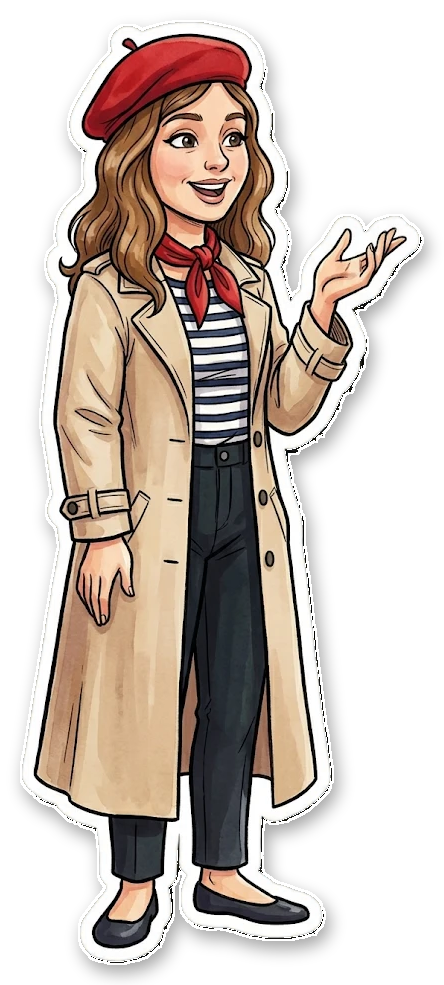
#> input picture assets/characters/claire_talk.png, 444 x 985 px
$ python -i video.py   (imports and definitions only)
#> lines starting #> are read from the running program, lines starting #| are printed output that depends on the picture
#> further down, picture is the input picture: PIL image 444x985 RGBA; mean R, G, B, A 90.2, 78.4, 70.6, 140.7
### config.py
"""Umumiy sozlamalar. Kalitlar bu yerda YO'Q — ular GitHub Secrets'dan keladi."""
import datetime
import os

TZ = datetime.timezone(datetime.timedelta(hours=5))  # Toshkent / Xiva vaqti

# --- Kalitlar (GitHub Secrets) ---
BOT_TOKEN = os.environ.get("BOT_TOKEN") or os.environ.get("TELEGRAM_BOT_TOKEN", "")
ADMIN_CHAT_ID = os.environ.get("ADMIN_CHAT_ID", "")
ELEVENLABS_API_KEY = os.environ.get("ELEVENLABS_API_KEY", "")
GEMINI_API_KEY = os.environ.get("GEMINI_API_KEY", "")  # ixtiyoriy: faqat «Tahrirlash» uchun

# --- Ochiq sozlamalar (GitHub Variables) ---
def _channel(raw):
    """«https://t.me/kanal» yoki «kanal» yozilgan bo'lsa ham «@kanal» qiladi."""
    raw = (raw or "").strip()
    if raw.startswith("-100") or raw.lstrip("-").isdigit():
        return raw
    raw = raw.replace("https://", "").replace("http://", "").replace("t.me/", "").strip("/@ ")
    return "@" + raw if raw else "@Uzbekcha_Fransuzcha"


def _voice(raw):
    """Voice ID oldiga yoki ortiga ortiqcha so'z yozilgan bo'lsa ham, faqat ID'ni oladi."""
    parts = [p for p in (raw or "").replace(",", " ").split() if len(p) >= 18 and p.isalnum()]
    return parts[0] if parts else ""


CHANNEL_ID = _channel(os.environ.get("CHANNEL_ID"))
CHANNEL_TAG = os.environ.get("CHANNEL_TAG") or CHANNEL_ID
INSTAGRAM = "uzbekcha_fransuzcha"  # har postda «obuna bo'ling» bilan ko'rsatiladi
# Ovozlar akkauntdagi ishlaydigan ovozlar: Shohista — «Gulnora» (o'zbekcha), Claire — «Sarah».
# Boshqasini qo'yish uchun GitHub Variables'ga VOICE_SHOHISTA_ID / VOICE_CLAIRE_ID qo'shing.
VOICE_SHOHISTA = _voice(os.environ.get("VOICE_SHOHISTA_ID")) or "6Fkh9WgMXOqBcOWxX91f"
VOICE_CLAIRE = _voice(os.environ.get("VOICE_CLAIRE_ID")) or "EXAVITQu4vr4xnSDxMaL"
ELEVEN_MODEL = os.environ.get("ELEVEN_MODEL") or "eleven_v3"

GEMINI_TEXT_MODELS = [m for m in [os.environ.get("GEMINI_TEXT_MODEL"),
                      "gemini-3.8-flash", "gemini-3.5-flash-lite", "gemini-3.1-flash-lite"] if m]
GEMINI_IMAGE_MODELS = []  # bu versiyada rasm Gemini'siz chiziladi

# --- Rubrika ---
RUBRIC = "Fransuzchani o'zbekchada gapirgandek gapiring"
HASHTAG = "#fransuzcha_ozbekchadek"
FRENCH_GIRL = "Claire"
UZBEK_GIRL = "Shohista"

# --- Jadval: slot -> (soat, post turi) ---
SLOTS = {
    "morning": (9, "text_audio"),   # 09:00 — matn + audio
    "noon": (14, "photo"),          # 14:00 — kartochkali post
    "evening": (18, "video"),       # 18:00 — video
}
PREVIEW_MINUTES = 10    # chiqishdan necha daqiqa oldin adminga ko'rsatiladi
EDIT_WAIT_MINUTES = 15  # «Tahrirlash» bosilgach, ko'rsatma kutish vaqti
LOW_STOCK_WARNING = 15  # shuncha dars qolganda ogohlantiradi

### video.py
"""2-agent: jonli vertikal video.

Kirish (mavzu) → dialog (ikkala qahramon ekranda, gapirayotgani qimirlaydi, gap pufakchasi)
→ yakun («Yodda tuting» + obuna). Ovoz bo'lmasa ham ishlaydi.
"""
import math
import re
import subprocess
import wave
from pathlib import Path

from PIL import Image, ImageDraw, ImageEnhance, ImageFilter

import card
import config

W, H, FPS = 1080, 1920, 15
INTRO_S, OUTRO_S, GAP_S, SILENT_S = 2.4, 4.0, 0.45, 4.5
CHAR_H = 780
_ASSETS = Path(__file__).resolve().parent / "assets"
CHAR_DIR = _ASSETS / "new_characters" if (_ASSETS / "new_characters").exists() else _ASSETS / "characters"
POSES = ("talk", "laugh", "surprised", "listen", "think", "wave", "point", "thumbsup", "sad")

NAVY = card.NAVY
WHITE = (255, 255, 255)
FR_BLUE, UZ_GREEN, GOLD = card.FR_BLUE, card.UZ_GREEN, card.GOLD


# ---------- Qahramonlar ----------

# [7 lines left out: function _load, not called in this run]


def _dim(im):
    rgb = ImageEnhance.Brightness(im.convert("RGB")).enhance(0.8)
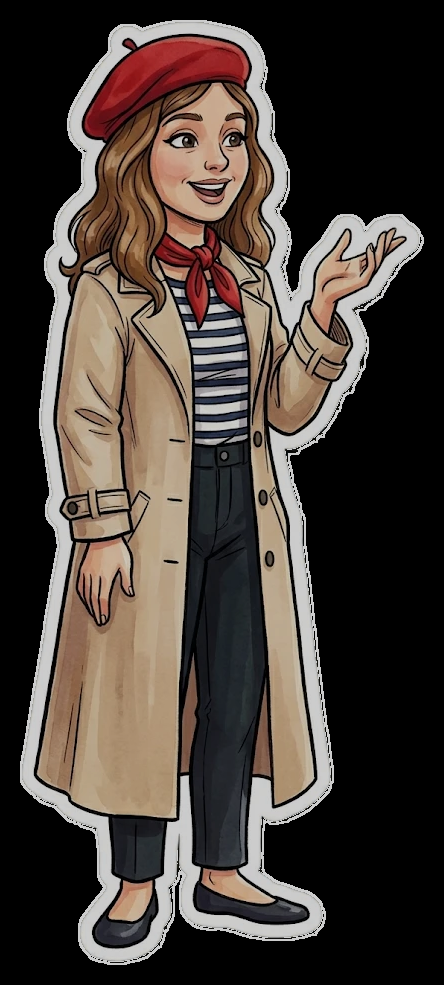
#> rgb: PIL image 444x985 RGB; mean R, G, B 72, 62.5, 56.3
    out = rgb.convert("RGBA")
    out.putalpha(im.getchannel("A"))
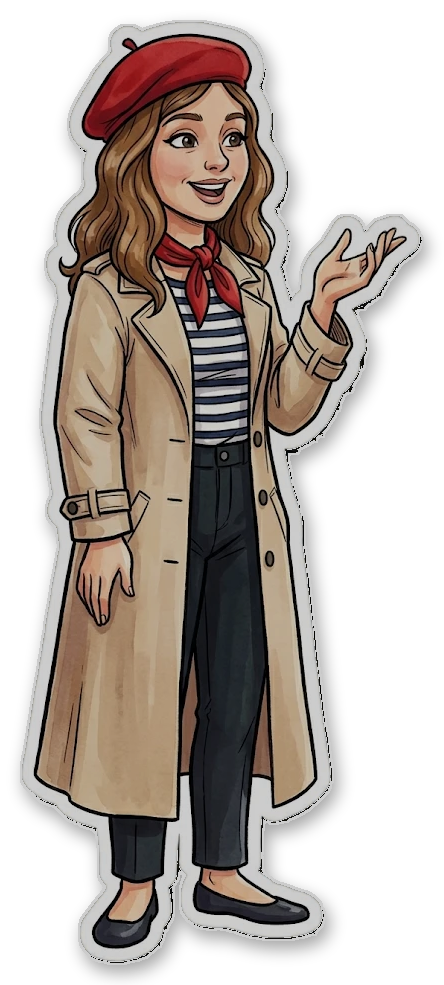
#> out: PIL image 444x985 RGBA; mean R, G, B, A 72, 62.5, 56.3, 140.7; transparent parts drawn white
    return out


def _scaled(im, k):
    return im.resize((int(im.width * k), int(im.height * k)), Image.LANCZOS)


class Cast:
    """Har qahramon uchun pozalar: {poza: [a, b]} — a/b almashib, og'iz va qo'l harakatlanadi."""

    # [17 lines left out: function __init__, not called in this run]

    def frames(self, speaker, pose):
        d = self.poses[speaker]
        return d.get(pose) or d["talk"]

    def still(self, who, pose):
        return self.frames(who, pose)[0]


# [20 lines left out: function _pose, not called in this run]


# ---------- Statik qatlamlar ----------

_PHOTO = {"bg": None, "pic": None, "credit": ""}


# [67 lines left out: functions _photo_bg, _base, _bubble, not called in this run]


PANEL = (60, 330, W - 60, 330 + 640)


# [154 lines left out: functions _intro, _outro, _to_wav, _silence, make, not called in this run]

>>> from PIL import Image
>>> picture = Image.open('assets/characters/claire_talk.png')
>>> result = _dim(picture)

$ run again, on assets/characters/shohista_laugh.png
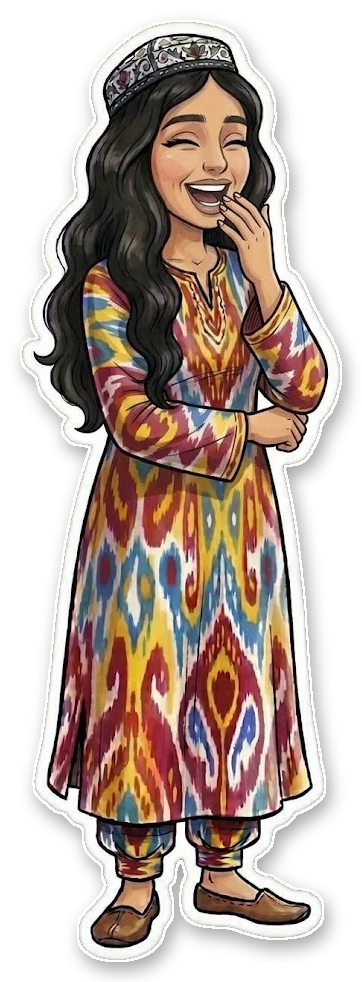
#> input picture assets/characters/shohista_laugh.png, 362 x 982 px
#> picture is the input picture: PIL image 362x982 RGBA; mean R, G, B, A 90.9, 74.6, 66.8, 159
#> in _dim, `rgb = ImageEnhance.Brightness(im.convert("RGB")).enhance(0.8)`:
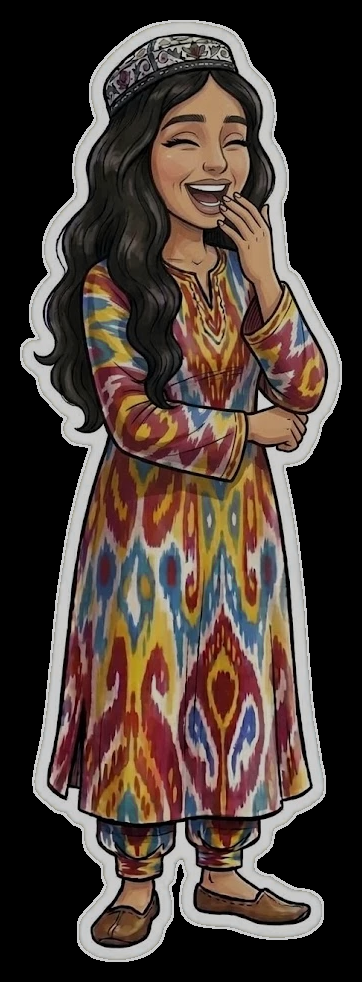
#> rgb: PIL image 362x982 RGB; mean R, G, B 72.5, 59.5, 53.2
#> in _dim, `out.putalpha(im.getchannel("A"))`:
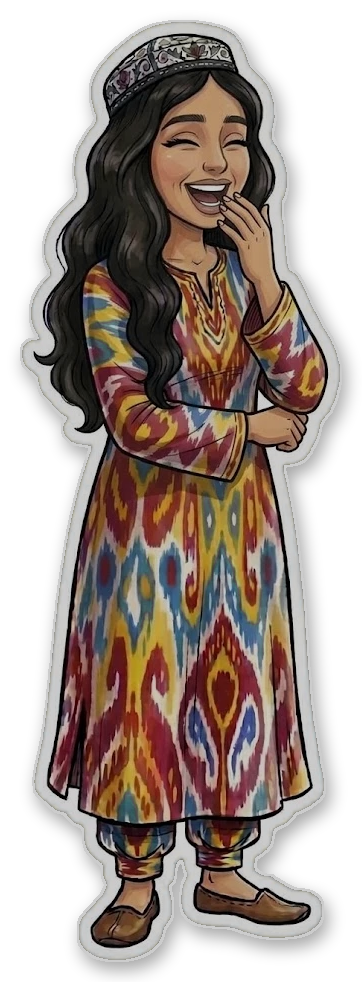
#> out: PIL image 362x982 RGBA; mean R, G, B, A 72.5, 59.5, 53.2, 159; transparent parts drawn white

$ run again, on assets/characters/shohista_laugh_b.png
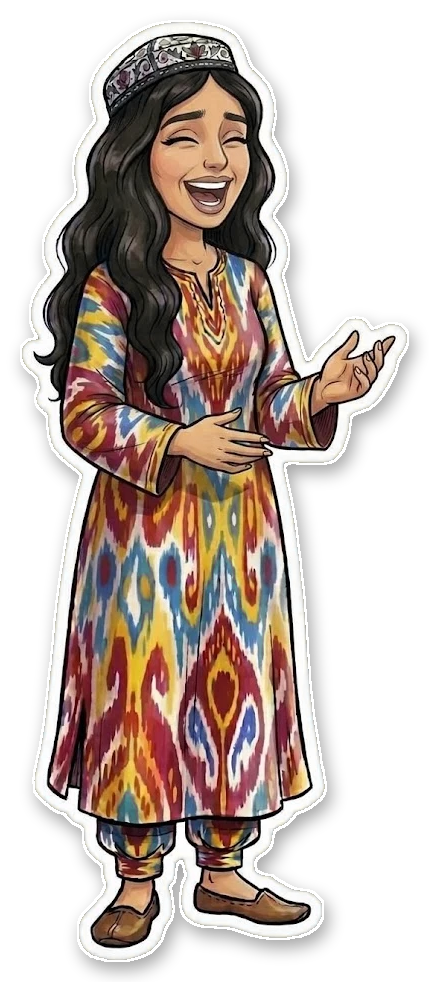
#> input picture assets/characters/shohista_laugh_b.png, 429 x 982 px
#> picture is the input picture: PIL image 429x982 RGBA; mean R, G, B, A 79.1, 65.6, 59.2, 138.2
#> in _dim, `rgb = ImageEnhance.Brightness(im.convert("RGB")).enhance(0.8)`:
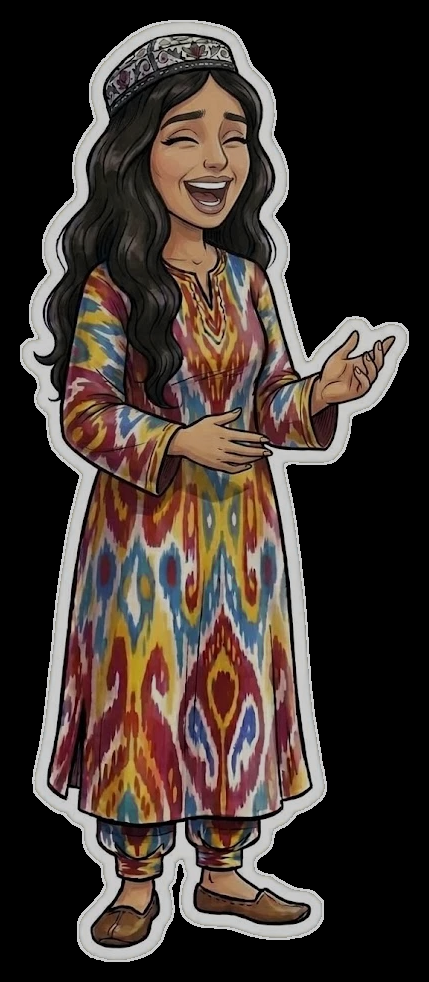
#> rgb: PIL image 429x982 RGB; mean R, G, B 63, 52.3, 47.2
#> in _dim, `out.putalpha(im.getchannel("A"))`:
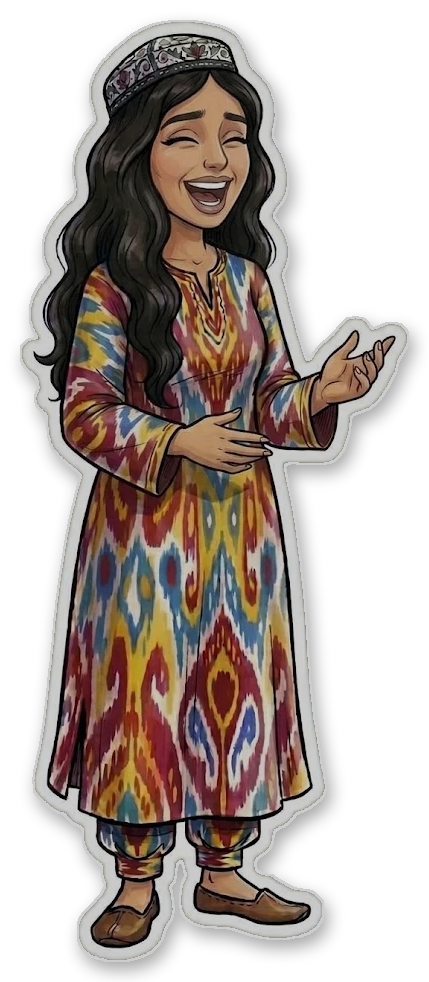
#> out: PIL image 429x982 RGBA; mean R, G, B, A 63, 52.3, 47.2, 138.2; transparent parts drawn white
